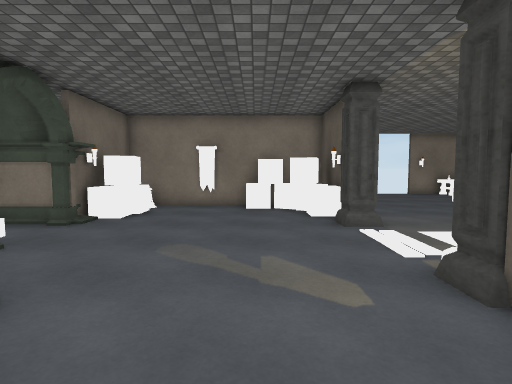
view 1 (above)

22 first-person views from a walk through a 3-D level made in the Unity game engine. The camera is 1.4 m above the floor, tilts 4° down and sees 80° across. The floor is counted in squares, 1 m on a side. Each view is taken from the middle of a square. On the plan, view 1 faces up. The plan holds only what a view shows up to about 14 squares ahead; the rest is blank. The player character is not drawn. Door leaves are left out, so doorways stand open. Some surface patterns are stand-ins.

view 2
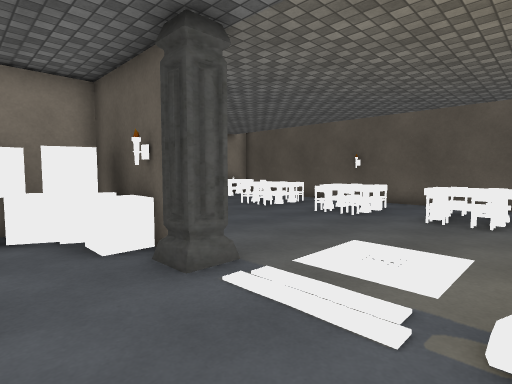

view 3
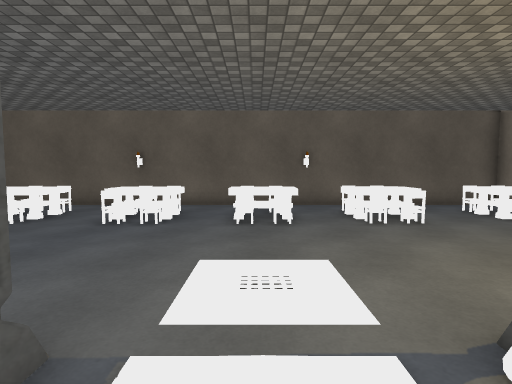

view 4
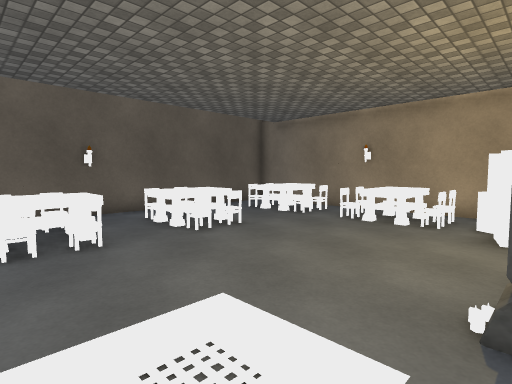

view 5
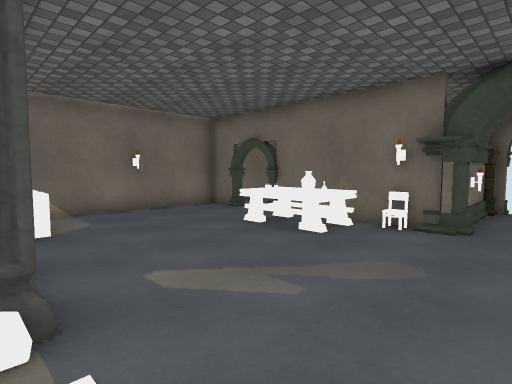

view 6
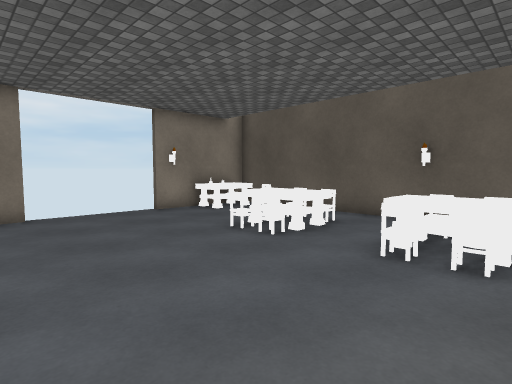

view 7
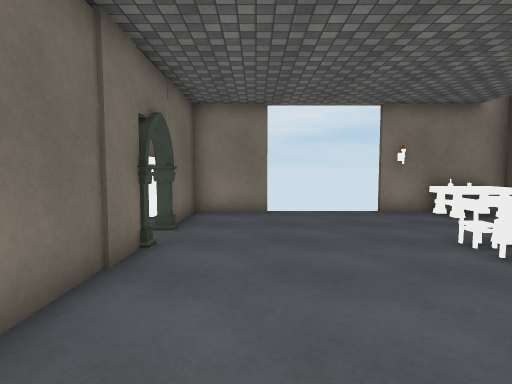

view 8
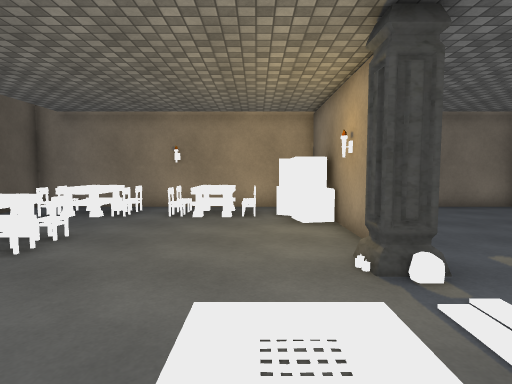

view 9
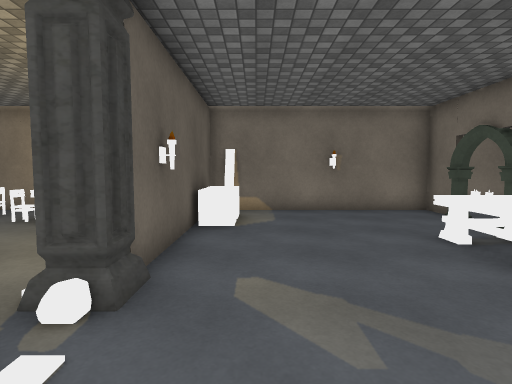

view 10
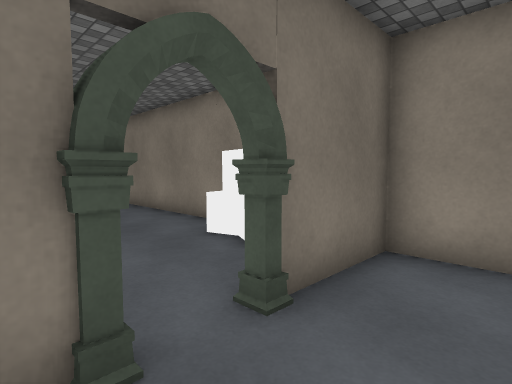

view 11
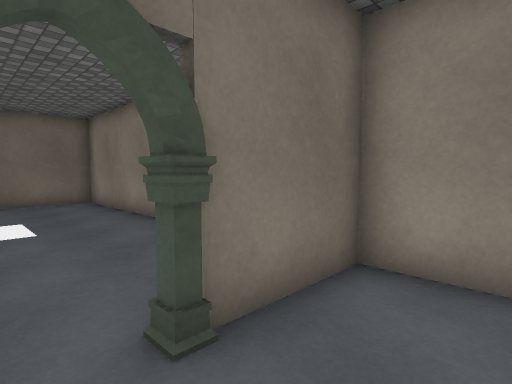

view 12
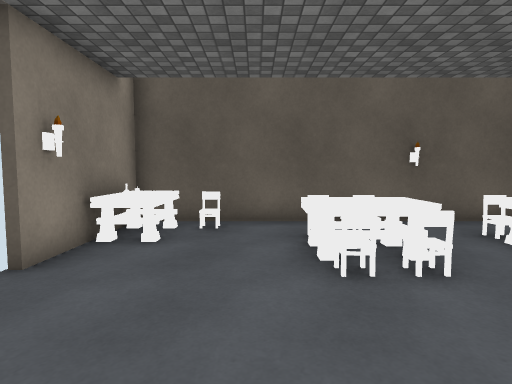

view 13
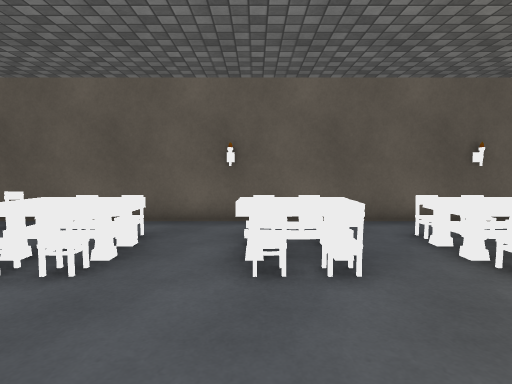

view 14
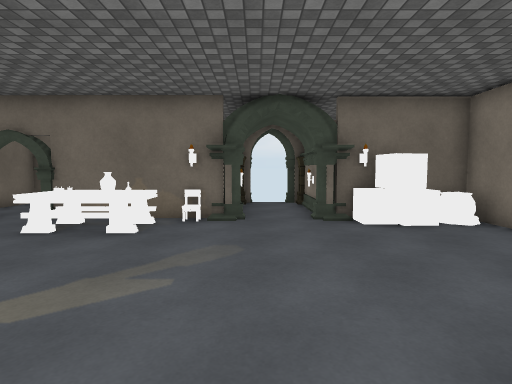

view 15
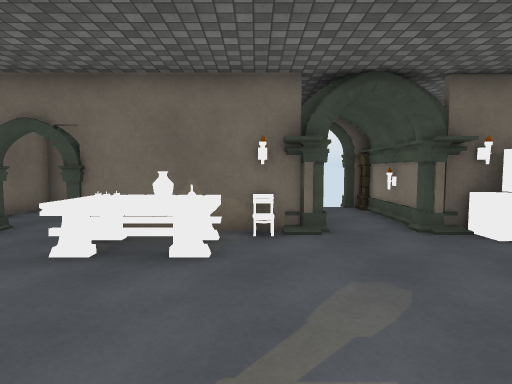

view 16
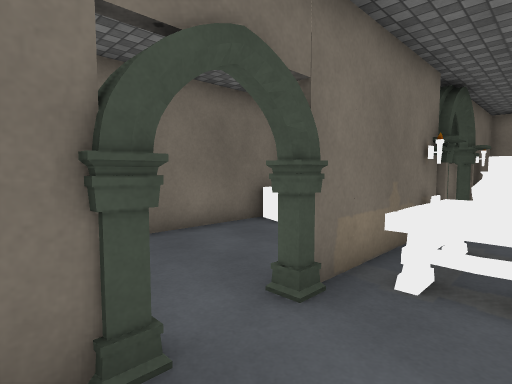

view 17
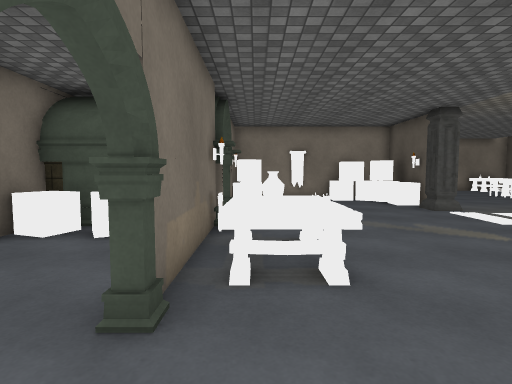

view 18
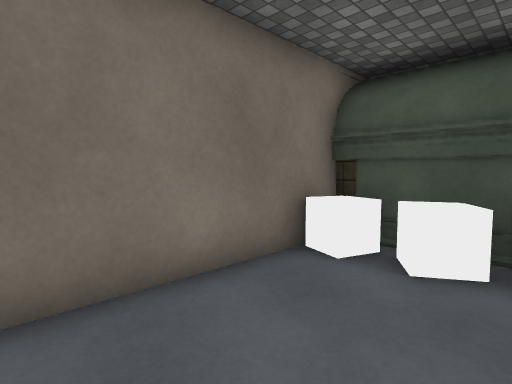

view 19
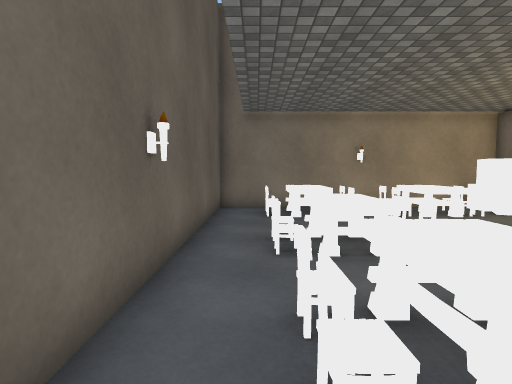

view 20
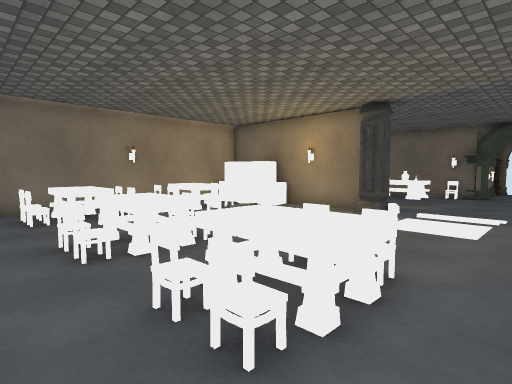

view 21
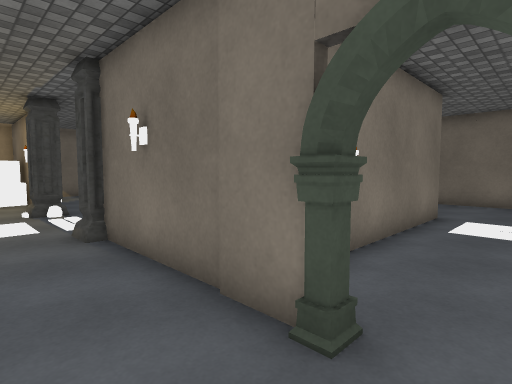

view 22
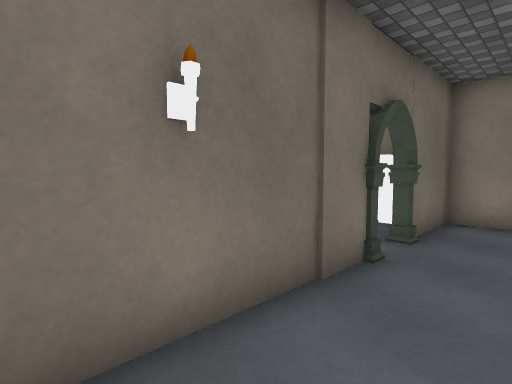

### Floor plan
Points are (right, up) in squares from view 1. A wall is a line through its corners. A room is listed if a view was taken in it or the views show most of it. See-through windows are left out.
Room 1 (views 1, 2, 3, 4, 5, 6, 7, 8, 9, 10, 11, 12, 13, 14, 15, 16, 17, 18, 19, 20, 21, 22)
walls: (2.8, 3.1) (2.8, 0.5); (2.6, 9.4) (2.6, 12.4); (2.6, 0.5) (2.6, 3.2); (2.8, -1.4) (2.8, -2); (2.8, 13.5) (2.8, 9.4); (-0.5, 12.3) (-5.1, 12.3) (-5.1, 9.4); (-4.9, 5.1) (-5.5, 5.1); (-5.4, 8.1) (-8.5, 8.1); (1.6, -3.5) (2.1, -3.5); (3.4, -3.8) (13.4, -3.8) (13.4, 18.3) (12.4, 18.3); (2, -3.8) (2.6, -3.8) (2.6, -1.4); (-6.4, 4.8) (-8.5, 4.8); (-5.1, -2.4) (-5.1, -3.8) (1.9, -3.8); (5.5, 18.3) (2.8, 18.3) (2.8, 15.4); (-8.4, 5.3) (-5.1, 5.3) (-5.1, 0.4); (-9.4, 5.6) (-9.4, -0.8); (-9.4, -3) (-9.4, -3.8) (-6.5, -3.8)
objects: other object (-10, 6) to (-10, 8); other object (-9, 4) to (-8, 4); other object (-9, 5); other object (-9, 8); other object (-7, 3) to (-7, 4); other object (-5, -2); other object (-5, 0); other object (-5, 4); other object (-5, 8); other object (-5, 9); other object (-4, 1) to (-3, 3); other object (-4, 3); other object (-4, 9); other object (-4, 10); other object (-4, 11); other object (-4, 12); other object (-3, 1); other object (-3, 2); other object (0, 11) to (0, 12); other object (1, 11) to (1, 12); other object (2, -3) to (2, -2); other object (2, -1); other object (2, 2); other object (2, 8) to (3, 8); other object (2, 9) to (2, 10); other object (2, 11); other object (3, -1) to (4, -1); other object (3, 0) to (4, 0); other object (3, 4); other object (3, 9); other object (3, 14) to (3, 15); other object (4, -3); other object (4, -2); other object (5, -2); other object (5, -1); other object (6, -3) to (7, -1); other object (8, -3); other object (8, -2); other object (9, -2); other object (9, -1); other object (9, 2); other object (9, 3); other object (9, 5); other object (9, 6); other object (9, 9); other object (9, 10); other object (9, 13); other object (9, 14); other object (10, -3) to (11, -1); other object (10, 1) to (11, 3); other object (10, 5) to (11, 7); other object (10, 8) to (11, 10); other object (10, 12) to (11, 14); other object (10, 18); other object (11, 17) to (13, 17); other object (11, 18); other object (12, -3); other object (12, -2); other object (12, 2); other object (12, 3); other object (12, 5); other object (12, 6); other object (12, 9); other object (12, 10); other object (12, 13); other object (12, 14); other object (12, 18); other object (13, 4); other object (13, 11); other object (13, 16)

Where each view was taken, in squares from view 1:
view 1: 0 up, 0 right, facing up
view 2: 4 up, 0 right, facing up-right
view 3: 6 up, 1 right, facing right
view 4: 7 up, 3 right, facing down-right
view 5: 7 up, 3 right, facing down-left
view 6: 8 up, 4 right, facing up-right
view 7: 8 up, 5 right, facing up
view 8: 8 up, 5 right, facing down
view 9: 7 up, 1 right, facing down
view 10: 13 up, 5 right, facing up-left
view 11: 14 up, 5 right, facing up-left
view 12: 15 up, 5 right, facing right
view 13: 10 up, 5 right, facing right
view 14: 6 up, 4 right, facing left
view 15: 4 up, 2 right, facing left
view 16: 3 down, 3 left, facing up-left
view 17: 3 down, 4 left, facing up
view 18: 1 down, 6 left, facing up-left
view 19: 8 up, 12 right, facing down
view 20: 8 up, 13 right, facing down-left
view 21: 15 up, 5 right, facing down-left
view 22: 9 up, 5 right, facing up-left
